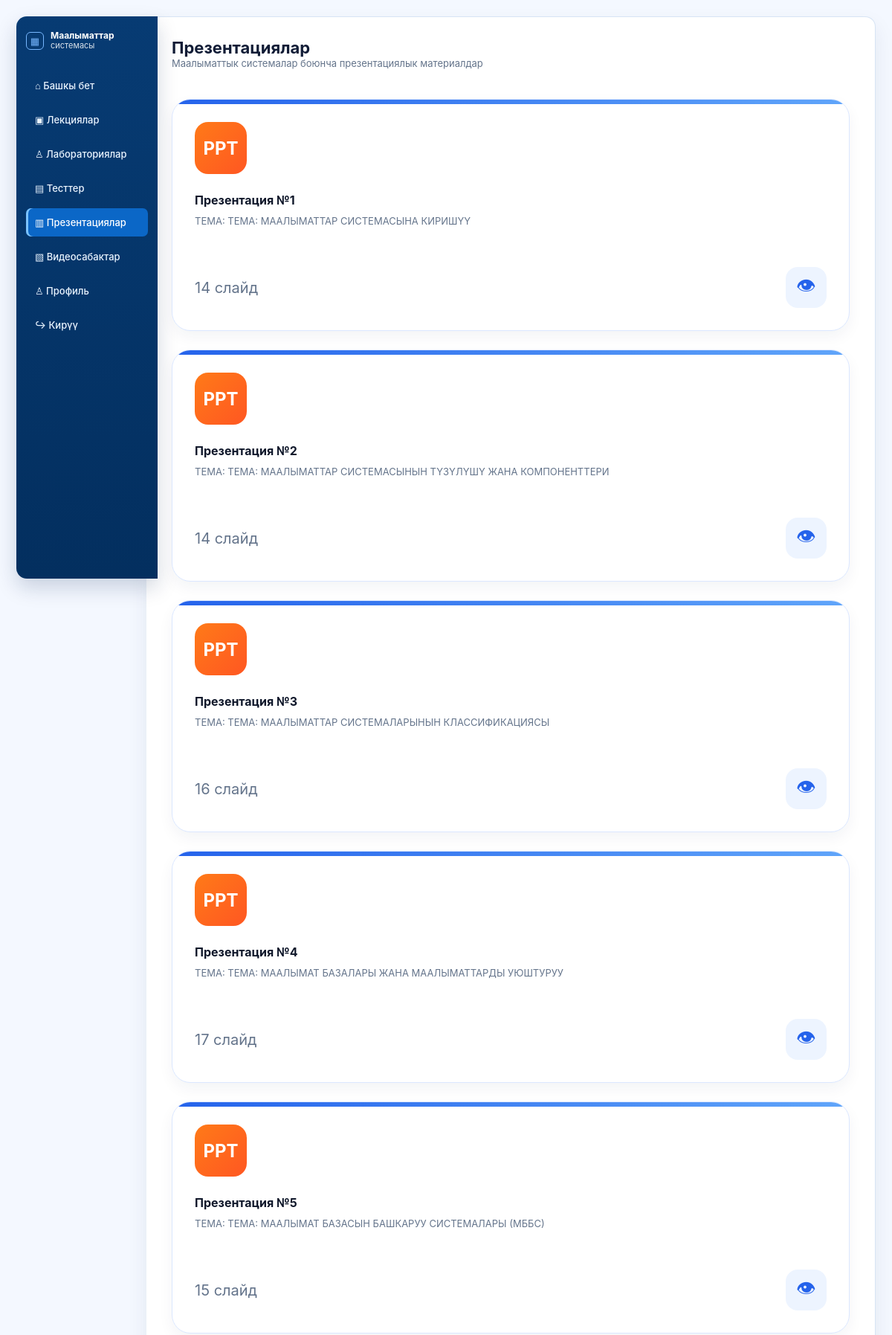
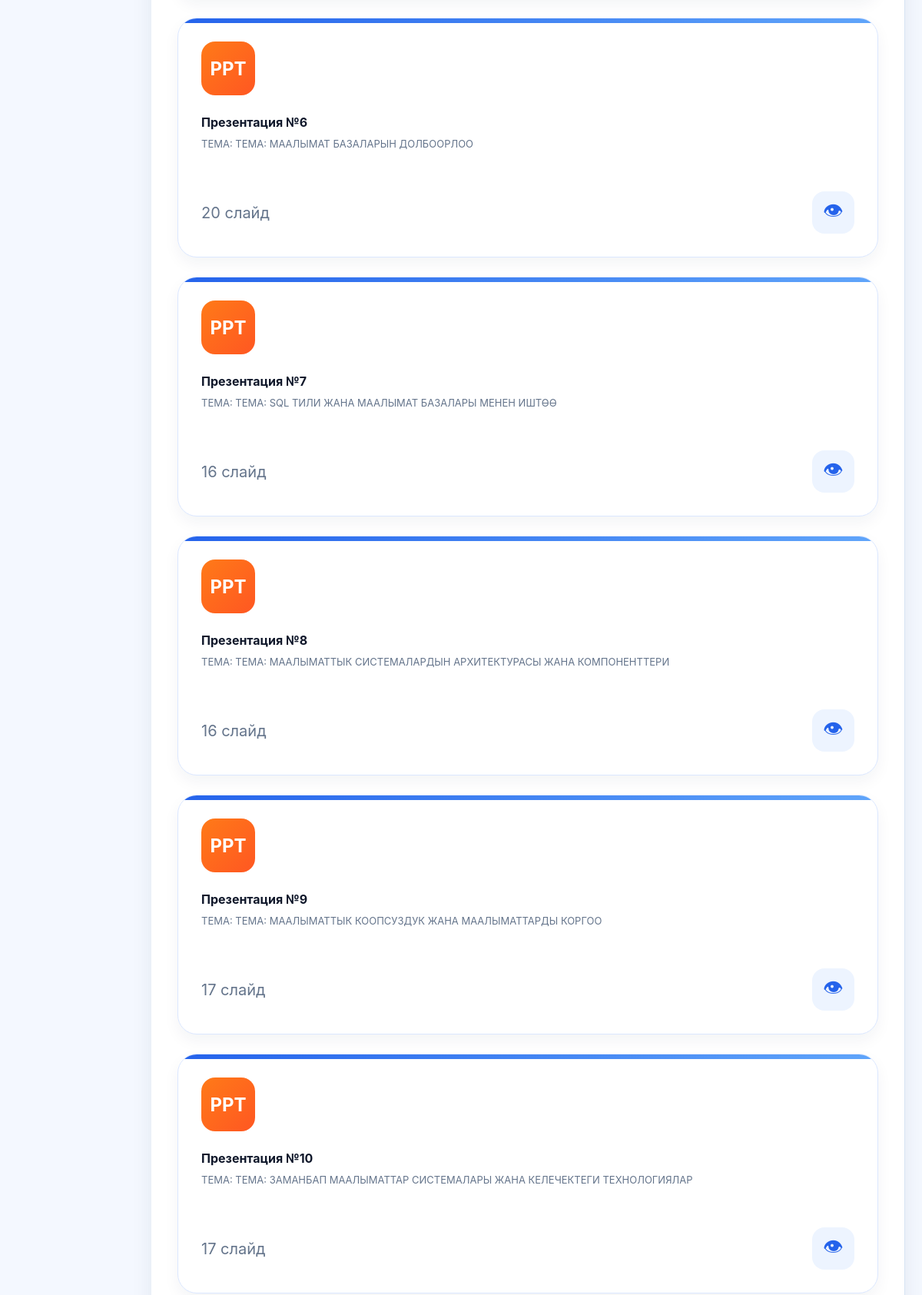
Page /presentation/ (upper part) on the committed database (2 pictures, top to bottom).
### main/models.py (models this page shows, shortened)
class Presentation(models.Model):
    title = models.CharField(max_length=200, verbose_name='Название презентации')
    description = models.TextField(verbose_name='Описание')
    file = models.FileField(upload_to='presentations/', verbose_name='Файл презентации', blank=True, null=True)
    slides_count = models.PositiveIntegerField(default=0, verbose_name='Количество слайдов')

### main/views.py (the view)
def presentation(request):
    presentations = Presentation.objects.all()
    return render(
        request,
        'main/presentation.html',
        {
            'presentations': presentations
        }
    )

### main/templates/main/presentation.html (shortened to what this page needs)
{% extends 'main/base.html' %}
{% block content %}
<div class="page-head">
    <h1>
        Презентациялар
    </h1>
    <small>
        Маалыматтык системалар боюнча презентациялык материалдар
    </small>
</div>
{% if presentations %}
<div class="presentation-grid">
    {% for item in presentations %}
    <a href="{% url 'presentation_file_view' item.id %}"
       class="presentation-card">
        <div class="ppt-icon">
            PPT
        </div>
        <h3>
            {{ item.title }}
        </h3>
        <p>
            {% if item.description %}
                ТЕМА:
                {{ item.description }}
            {% else %}
                Тема көрсөтүлгөн эмес
            {% endif %}
        </p>
        <div class="presentation-footer">
            <small>
                {% if item.slides_count %}
                    {{ item.slides_count }} слайд
                {% else %}
                    Презентация
                {% endif %}
            </small>
            <span class="view-btn">
                👁
            </span>
        </div>
    </a>
    {% endfor %}
</div>
{% endif %}
{% endblock %}

### main/static/css/style.css (style rules this page uses)
* { margin: 0; padding: 0; box-sizing: border-box; }
body { font-family: "Inter", "Segoe UI", Arial, sans-serif; background: #f4f8ff; color: #0f172a; }
.page-head { margin-bottom: 22px; }
.page-head small { display: block; font-size: 13px; color: #64748b; margin-bottom: 15px; }
.page-head h1 { font-size: 22px; color: #111c36; }
.presentation-card { background: #ffffff; border: 1px solid #e1ebf7; border-radius: 12px; padding: 20px; box-shadow: 0 8px 20px rgba(2, 35, 75, 0.05); }
.presentation-grid { display: grid; grid-template-columns: repeat(2, 1fr); gap: 15px; }
.presentation-grid .presentation-card h3 { font-size: 16px; margin: 14px 0 8px; color: #0f172a; }
.presentation-grid .presentation-card p { color: #64748b; font-size: 13px; line-height: 1.55; min-height: 42px; }
.page-head { margin-bottom:40px; }
.presentation-card { text-decoration:none; color:inherit; display:block; }
.presentation-grid { display:grid; grid-template-columns:repeat(auto-fit,minmax(450px,1fr)); gap:25px; }
.presentation-card { background:#fff; border:1px solid #dbe7ff; border-radius:25px; padding:30px; text-decoration:none; color:#0f172a; transition:0.3s; position:relative; overflow:hidden; }
.presentation-card::before { content:""; position:absolute; top:0; left:0; width:100%; height:6px; background:linear-gradient( 90deg, #2563eb, #60a5fa ); }
.ppt-icon { width:70px; height:70px; background:linear-gradient( 135deg, #ff7a18, #ff5722 ); color:white; border-radius:18px; display:flex; align-items:center; justify-content:center; font-size:24px; font-weight:700; margin-bottom:25px; }
.presentation-card h3 { font-size:38px; margin-bottom:18px; color:#081f4d; }
.presentation-card p { font-size:22px; color:#64748b; line-height:1.7; min-height:90px; }
.presentation-footer { display:flex; justify-content:space-between; align-items:center; margin-top:30px; }
.presentation-footer small { font-size:20px; color:#64748b; }
.view-btn { width:55px; height:55px; border-radius:16px; background:#edf4ff; display:flex; align-items:center; justify-content:center; color:#2563eb; font-size:26px; }

### rows in the picture
Presentation: title "Презентация №1", description "ТЕМА: МААЛЫМАТТАР СИСТЕМАСЫНА КИРИШҮҮ", slides_count "14"
Presentation: title "Презентация №2", description "ТЕМА: МААЛЫМАТТАР СИСТЕМАСЫНЫН ТҮЗҮЛҮШҮ ЖАНА КОМПОНЕНТТЕРИ", slides_count "14"
Presentation: title "Презентация №3", description "ТЕМА: МААЛЫМАТТАР СИСТЕМАЛАРЫНЫН КЛАССИФИКАЦИЯСЫ", slides_count "16"
Presentation: title "Презентация №4", description "ТЕМА: МААЛЫМАТ БАЗАЛАРЫ ЖАНА МААЛЫМАТТАРДЫ УЮШТУРУУ", slides_count "17"
Presentation: title "Презентация №5", description "ТЕМА: МААЛЫМАТ БАЗАСЫН БАШКАРУУ СИСТЕМАЛАРЫ (МББС)", slides_count "15"
Presentation: title "Презентация №6", description "ТЕМА: МААЛЫМАТ БАЗАЛАРЫН ДОЛБООРЛОО", slides_count "20"
Presentation: title "Презентация №7", description "ТЕМА: SQL ТИЛИ ЖАНА МААЛЫМАТ БАЗАЛАРЫ МЕНЕН ИШТӨӨ", slides_count "16"
Presentation: title "Презентация №8", description "ТЕМА: МААЛЫМАТТЫК СИСТЕМАЛАРДЫН АРХИТЕКТУРАСЫ ЖАНА КОМПОНЕНТТЕРИ", slides_count "16"
Presentation: title "Презентация №9", description "ТЕМА: МААЛЫМАТТЫК КООПСУЗДУК ЖАНА МААЛЫМАТТАРДЫ КОРГОО", slides_count "17"
Presentation: title "Презентация №10", description "ТЕМА: ЗАМАНБАП МААЛЫМАТТАР СИСТЕМАЛАРЫ ЖАНА КЕЛЕЧЕКТЕГИ ТЕХНОЛОГИЯЛАР", slides_count "17"
